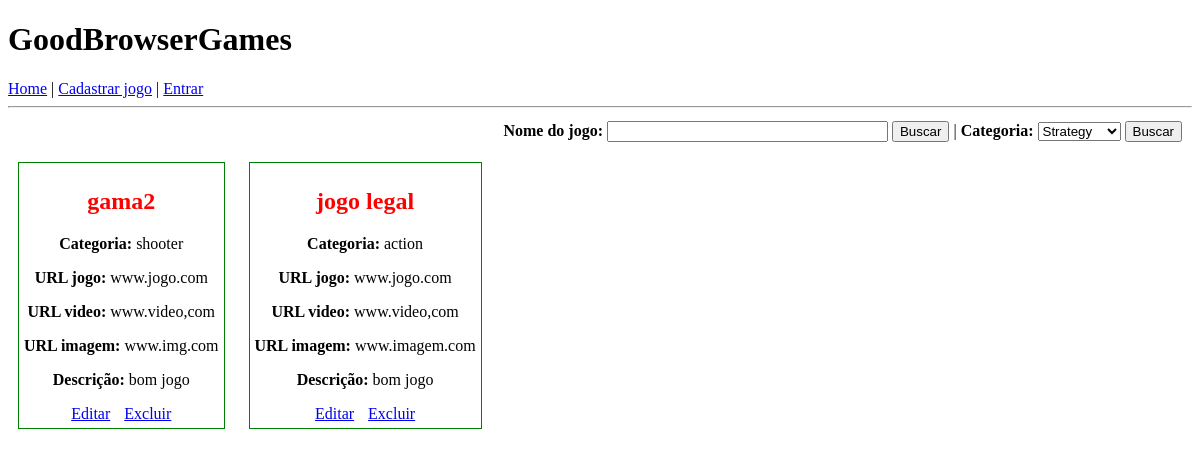
The page /index on the database as committed earlier.
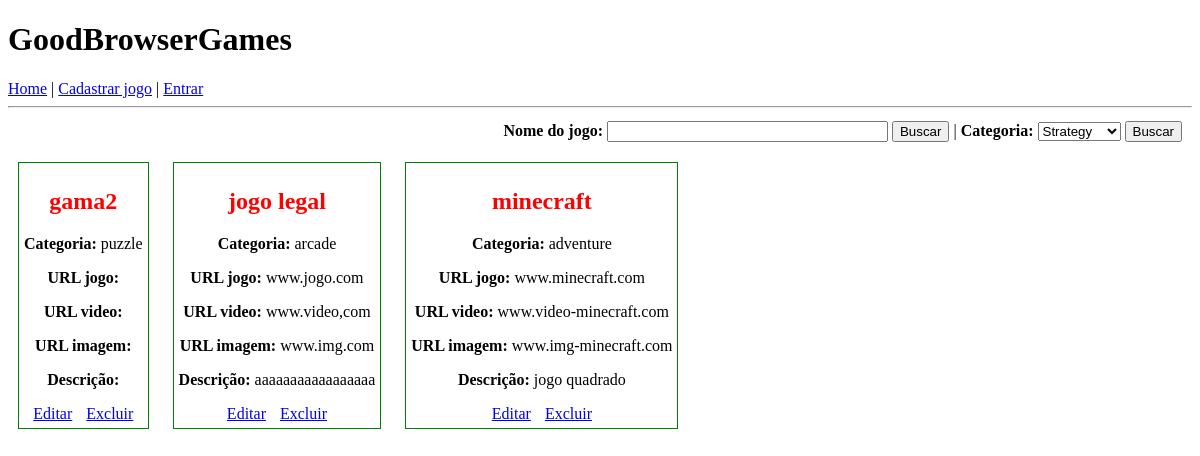
The same page on the database as committed later.
### app/models.py (models this page shows, shortened)
class Jogo(db.Model):
    id = db.Column(db.Integer, primary_key=True)
    nome = db.Column(db.String(128), index=True, )
    categoria = db.Column(db.String(64), index=True)
    url_jogo = db.Column(db.String, index=True)
    url_video = db.Column(db.String, index=True)
    url_imagem = db.Column(db.String, index=True)
    descricao = db.Column(db.String, index=True)

### app/routes.py (the view, shortened to what this page needs)
@app.route("/", methods=["GET", "POST"])
@app.route("/index", methods=["GET", "POST"])
def index():
    jogos = Jogo.query.all()
    form_nome = FiltrarPorNomeForm()
    form_cat = FiltrarPorCategoriaForm()
    return render_template("index.html", form_nome=form_nome, form_cat=form_cat, jogos=jogos)

### app/forms.py
class FiltrarPorNomeForm(FlaskForm):
    nome = StringField("Nome do jogo")
    submit = SubmitField("Buscar")

class FiltrarPorCategoriaForm(FlaskForm):
    opcoes_de_categorias = [
        ("strategy", "Strategy"),
        ("shooter", "Shooter"),
        ("puzzle", "Puzzle"),
        ("arcade", "Arcade"),
        ("rpg", "RPG"),
        ("sports", "Sports"),
        ("action", "Action"),
        ("adventure", "Adventure"),
    ]
    categoria = SelectField("Categoria", choices=opcoes_de_categorias)
    submit = SubmitField("Buscar")

### app/templates/index.html (shortened to what this page needs)
{% extends "base.html" %}
{% block content %}
    <div id="container">
        <div id="form">
            <form action="" method="post" novalidate>
                <span>
                    <b>{{ form_nome.nome.label }}:</b>
                    {{ form_nome.nome(size=32) }}
                </span>
                <span>  {{ form_cat.submit() }}</span>
                 |
                <span>
                    <b>{{ form_cat.categoria.label }}:</b>
                    {{ form_cat.categoria }}
                </span>
                <span>  {{ form_cat.submit() }}</span>
            </form>
        </div>
        {% for jogo in jogos %}
        <div class="jogo">
            <h2>{{ jogo.nome }}</h2>
            <p><b>Categoria:</b> {{ jogo.categoria }}</p>
            <p><b>URL jogo:</b> {{ jogo.url_jogo }}</p>
            <p><b>URL video:</b> {{ jogo.url_video }}</p>
            <p><b>URL imagem:</b> {{ jogo.url_imagem }}</p>
            <p><b>Descrição:</b> {{ jogo.descricao }}</p>
            <p class="botoes"><a href="/editar-jogo/{{jogo.id}}">Editar</a></p>
            <p class="botoes"><a href="/delete-jogo/{{jogo.id}}">Excluir</a></p>
        </div>
        {% endfor %}
    </div>
{% endblock %}

### app/templates/base.html (shortened to what this page needs)
<!DOCTYPE html>
<html>
    <head>
    </head>
    <body>
        <h1>GoodBrowserGames</h1>
        <div>
            <a href="{{ url_for('index') }}">Home</a> |
            <a href="{{ url_for('cadastrar_jogo') }}">Cadastrar jogo</a> |
            <a href="{{ url_for('login') }}">Entrar</a>
        </div>
        <hr>
        {% block content %}{% endblock %}
    </body>
</html>

### app/templates/index.html (style rules this page uses)
.jogo { border: 1px solid green; display: inline-block; max-width: 300px; margin: 10px; padding: 5px; text-align: center; }
.jogo h2 { color: red; }
.botoes { display: inline; width: 48%; margin: 5px; }
#form { text-align: right; margin: 5px; padding: 5px; }

Rows that differ between the two databases and show on the page:
changed Jogo "gama2": categoria "shooter" → "puzzle"; url_jogo "www.jogo.com" → (not shown); url_video "www.video,com" → (not shown); url_imagem "www.img.com" → (not shown); descricao "bom jogo" → (not shown)
changed Jogo "jogo legal": categoria "action" → "arcade"; url_imagem "www.imagem.com" → "www.img.com"; descricao "bom jogo" → "aaaaaaaaaaaaaaaaa"
added Jogo: nome "minecraft", categoria "adventure", url_jogo "www.minecraft.com", url_video "www.video-minecraft.com", url_imagem "www.img-minecraft.com", descricao "jogo quadrado"
